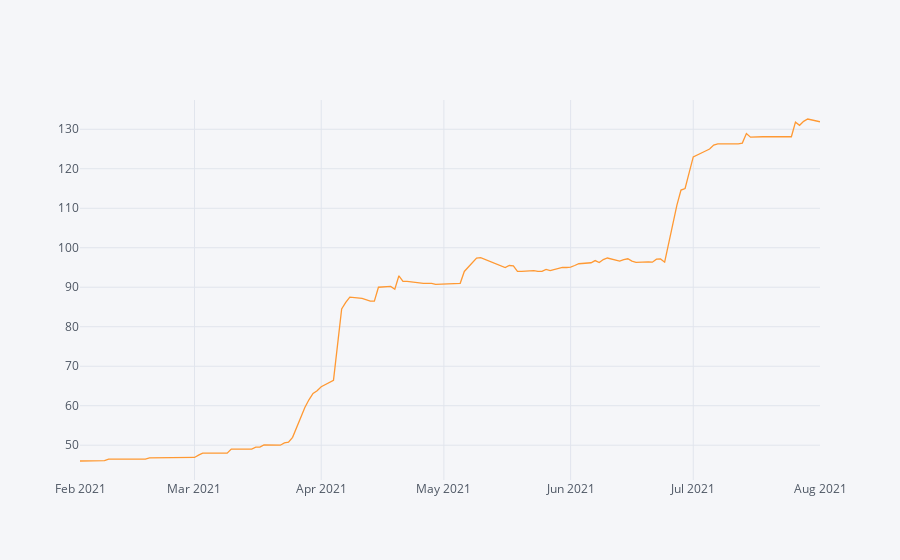

The code cell stored with this chart in its notebook:
### Code cell
IHC.iplot(x='Date', y='IHC')
